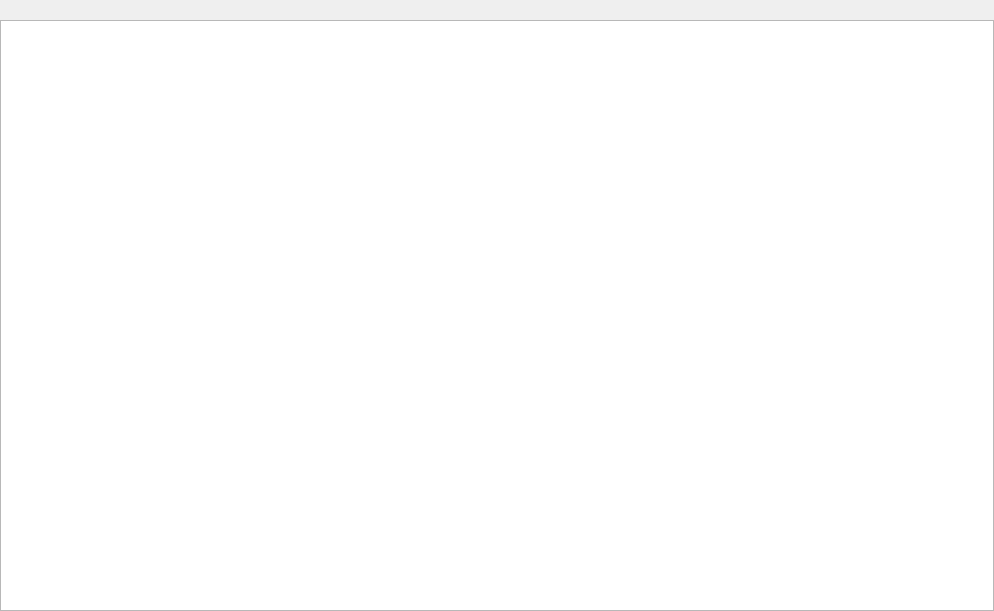
<?xml version="1.0" encoding="UTF-8"?>
<ui version="4.0">
 <class>QmlDesigner::ConnectionViewWidget</class>
 <widget class="QWidget" name="QmlDesigner::ConnectionViewWidget">
  <property name="geometry">
   <rect>
    <x>0</x>
    <y>0</y>
    <width>994</width>
    <height>611</height>
   </rect>
  </property>
  <property name="windowTitle">
   <string>Connections</string>
  </property>
  <layout class="QGridLayout" name="gridLayout">
   <property name="leftMargin">
    <number>0</number>
   </property>
   <property name="topMargin">
    <number>1</number>
   </property>
   <property name="rightMargin">
    <number>0</number>
   </property>
   <property name="bottomMargin">
    <number>0</number>
   </property>
   <property name="spacing">
    <number>0</number>
   </property>
   <item row="0" column="0">
    <widget class="QTabBar" name="tabBar" native="true"/>
   </item>
   <item row="1" column="0">
    <widget class="QWidget" name="widgetSpacer" native="true">
     <property name="sizePolicy">
      <sizepolicy hsizetype="Preferred" vsizetype="Fixed">
       <horstretch>0</horstretch>
       <verstretch>0</verstretch>
      </sizepolicy>
     </property>
     <property name="minimumSize">
      <size>
       <width>0</width>
       <height>2</height>
      </size>
     </property>
     <property name="maximumSize">
      <size>
       <width>16777215</width>
       <height>2</height>
      </size>
     </property>
    </widget>
   </item>
   <item row="3" column="0">
    <widget class="QStackedWidget" name="stackedWidget">
     <property name="currentIndex">
      <number>3</number>
     </property>
     <widget class="QWidget" name="connectionViewPage">
      <layout class="QGridLayout" name="gridLayout_3">
       <property name="leftMargin">
        <number>0</number>
       </property>
       <property name="topMargin">
        <number>0</number>
       </property>
       <property name="rightMargin">
        <number>0</number>
       </property>
       <property name="bottomMargin">
        <number>0</number>
       </property>
       <item row="3" column="0" colspan="5">
        <widget class="QTableView" name="connectionView">
         <property name="sizePolicy">
          <sizepolicy hsizetype="Expanding" vsizetype="Expanding">
           <horstretch>0</horstretch>
           <verstretch>0</verstretch>
          </sizepolicy>
         </property>
         <property name="selectionMode">
          <enum>QAbstractItemView::SingleSelection</enum>
         </property>
         <property name="selectionBehavior">
          <enum>QAbstractItemView::SelectRows</enum>
         </property>
         <property name="showGrid">
          <bool>false</bool>
         </property>
         <property name="cornerButtonEnabled">
          <bool>false</bool>
         </property>
         <attribute name="horizontalHeaderHighlightSections">
          <bool>false</bool>
         </attribute>
         <attribute name="horizontalHeaderStretchLastSection">
          <bool>true</bool>
         </attribute>
         <attribute name="verticalHeaderVisible">
          <bool>false</bool>
         </attribute>
         <attribute name="verticalHeaderHighlightSections">
          <bool>false</bool>
         </attribute>
        </widget>
       </item>
      </layout>
     </widget>
     <widget class="QWidget" name="bindingViewPage">
      <layout class="QGridLayout" name="gridLayout_2">
       <property name="leftMargin">
        <number>0</number>
       </property>
       <property name="topMargin">
        <number>0</number>
       </property>
       <property name="rightMargin">
        <number>0</number>
       </property>
       <property name="bottomMargin">
        <number>0</number>
       </property>
       <item row="2" column="0" colspan="3">
        <widget class="QTableView" name="bindingView">
         <property name="selectionMode">
          <enum>QAbstractItemView::SingleSelection</enum>
         </property>
         <property name="selectionBehavior">
          <enum>QAbstractItemView::SelectRows</enum>
         </property>
         <property name="showGrid">
          <bool>false</bool>
         </property>
         <property name="cornerButtonEnabled">
          <bool>false</bool>
         </property>
         <attribute name="horizontalHeaderHighlightSections">
          <bool>false</bool>
         </attribute>
         <attribute name="horizontalHeaderStretchLastSection">
          <bool>true</bool>
         </attribute>
         <attribute name="verticalHeaderVisible">
          <bool>false</bool>
         </attribute>
         <attribute name="verticalHeaderHighlightSections">
          <bool>false</bool>
         </attribute>
        </widget>
       </item>
      </layout>
     </widget>
     <widget class="QWidget" name="dynamicPropertiesPage">
      <layout class="QGridLayout" name="gridLayout_4">
       <property name="leftMargin">
        <number>0</number>
       </property>
       <property name="topMargin">
        <number>0</number>
       </property>
       <property name="rightMargin">
        <number>0</number>
       </property>
       <property name="bottomMargin">
        <number>0</number>
       </property>
       <item row="0" column="0">
        <widget class="QTableView" name="dynamicPropertiesView">
         <property name="selectionMode">
          <enum>QAbstractItemView::SingleSelection</enum>
         </property>
         <property name="selectionBehavior">
          <enum>QAbstractItemView::SelectRows</enum>
         </property>
         <property name="showGrid">
          <bool>false</bool>
         </property>
         <property name="cornerButtonEnabled">
          <bool>false</bool>
         </property>
         <attribute name="horizontalHeaderHighlightSections">
          <bool>false</bool>
         </attribute>
         <attribute name="horizontalHeaderStretchLastSection">
          <bool>true</bool>
         </attribute>
         <attribute name="verticalHeaderVisible">
          <bool>false</bool>
         </attribute>
         <attribute name="verticalHeaderHighlightSections">
          <bool>false</bool>
         </attribute>
        </widget>
       </item>
      </layout>
     </widget>
     <widget class="QWidget" name="backendViewPage">
      <layout class="QGridLayout" name="gridLayout_5">
       <property name="leftMargin">
        <number>0</number>
       </property>
       <property name="topMargin">
        <number>0</number>
       </property>
       <property name="rightMargin">
        <number>0</number>
       </property>
       <property name="bottomMargin">
        <number>0</number>
       </property>
       <item row="0" column="0">
        <widget class="QTableView" name="backendView">
         <property name="selectionMode">
          <enum>QAbstractItemView::SingleSelection</enum>
         </property>
         <property name="selectionBehavior">
          <enum>QAbstractItemView::SelectRows</enum>
         </property>
         <property name="showGrid">
          <bool>false</bool>
         </property>
         <property name="cornerButtonEnabled">
          <bool>false</bool>
         </property>
         <attribute name="horizontalHeaderHighlightSections">
          <bool>false</bool>
         </attribute>
         <attribute name="horizontalHeaderStretchLastSection">
          <bool>true</bool>
         </attribute>
         <attribute name="verticalHeaderVisible">
          <bool>false</bool>
         </attribute>
         <attribute name="verticalHeaderHighlightSections">
          <bool>false</bool>
         </attribute>
        </widget>
       </item>
      </layout>
     </widget>
    </widget>
   </item>
   <item row="2" column="0">
    <widget class="QToolBar" name="toolBar"/>
   </item>
  </layout>
  <zorder>stackedWidget</zorder>
  <zorder>tabBar</zorder>
  <zorder>widgetSpacer</zorder>
  <zorder>toolBar</zorder>
 </widget>
 <customwidgets>
  <customwidget>
   <class>QTabBar</class>
   <extends>QWidget</extends>
   <header location="global">qtabbar.h</header>
   <container>1</container>
  </customwidget>
 </customwidgets>
 <resources/>
 <connections/>
</ui>
